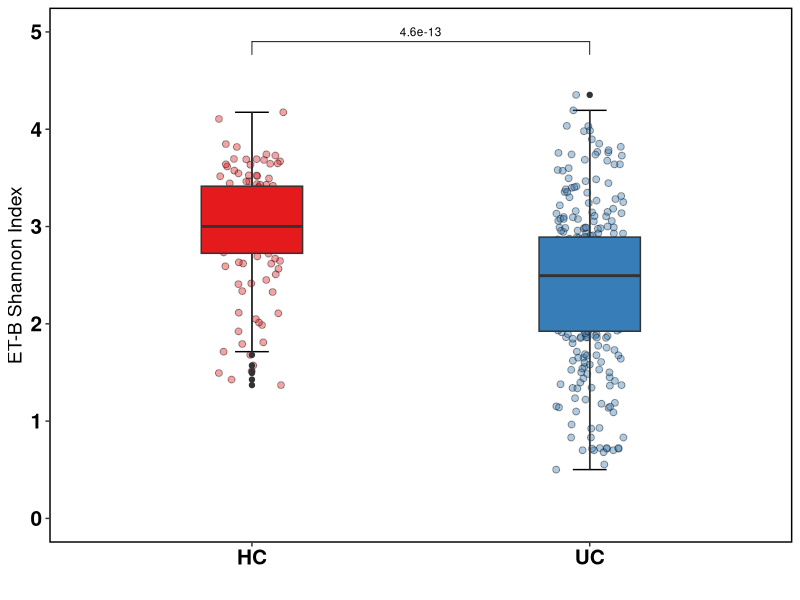
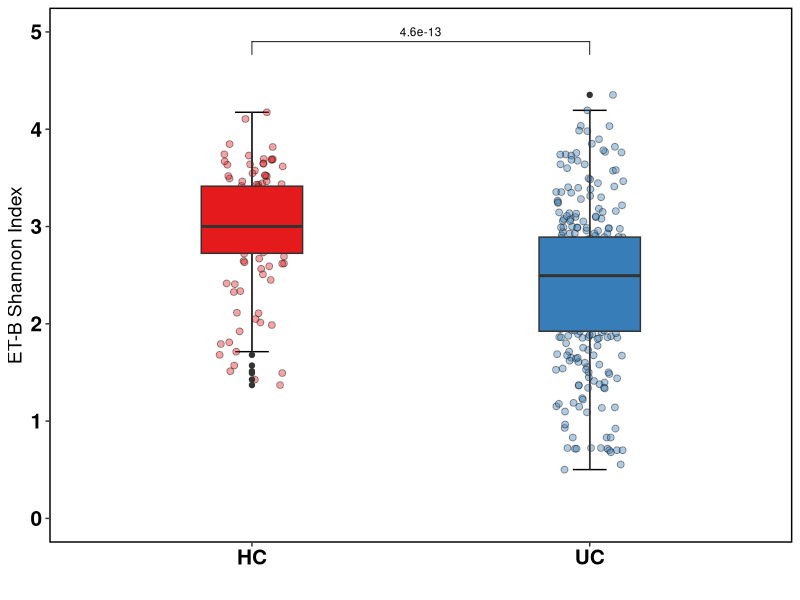

These charts were generated, in order, by the following R code:
library(ggplot2)
library(dplyr)
library(vegan)
library(ggpubr)

data <- read.delim('data.txt',header=T,row.names = 1, sep = '\t',stringsAsFactors = F, check.names = F)
group <- read.delim('group.txt',header=F, sep = '\t',stringsAsFactors = F, check.names = F)
data<-t(data)

shannon<-diversity(data,"shannon") 

# Create a data frame for plotting
plot_df <- data.frame(name = rownames(data),
                      shannon = as.vector(shannon), 
                      group = as.factor(group$V2))

# Run the Wilcoxon test for each variable
stat.test <- compare_means(
  shannon ~ group, data = plot_df,
  method = "wilcox.test")
                   
p <- ggplot(plot_df, aes(x = group, y = shannon)) +
  stat_boxplot(geom = 'errorbar', width = 0.1) +
  geom_jitter(aes(fill = group), width = 0.1,color = "black", size = 2, shape = 21, alpha = 0.4)+
  geom_boxplot(aes(fill = group), width = 0.3) +
  scale_fill_brewer(palette ='Set1') +
  theme_test() +
  labs(
    x = "",  # Modify the x-axis labels
    y = "ET-B Shannon Index"  # Modify the y-axis label
  ) +
  theme(
    panel.border = element_rect(color = "black", size = 1),  # Add a bold border around the plot
    legend.position = "none",  # remove legend
    axis.text = element_text(size = 15, color = "black", face = "bold"),  # Modify the x, y axis scale size and color
    axis.title = element_text(color = "black", size = 14)  # Modify x, y axis title color and font size
  )+ 
  ylim(0,5) +
  stat_pvalue_manual(stat.test, label = "p.adj", y.position = 4.9, size=3)




print(p)

ggsave("ET-B-shannon.svg", plot = p, width = 3.5, height = 4)                  
